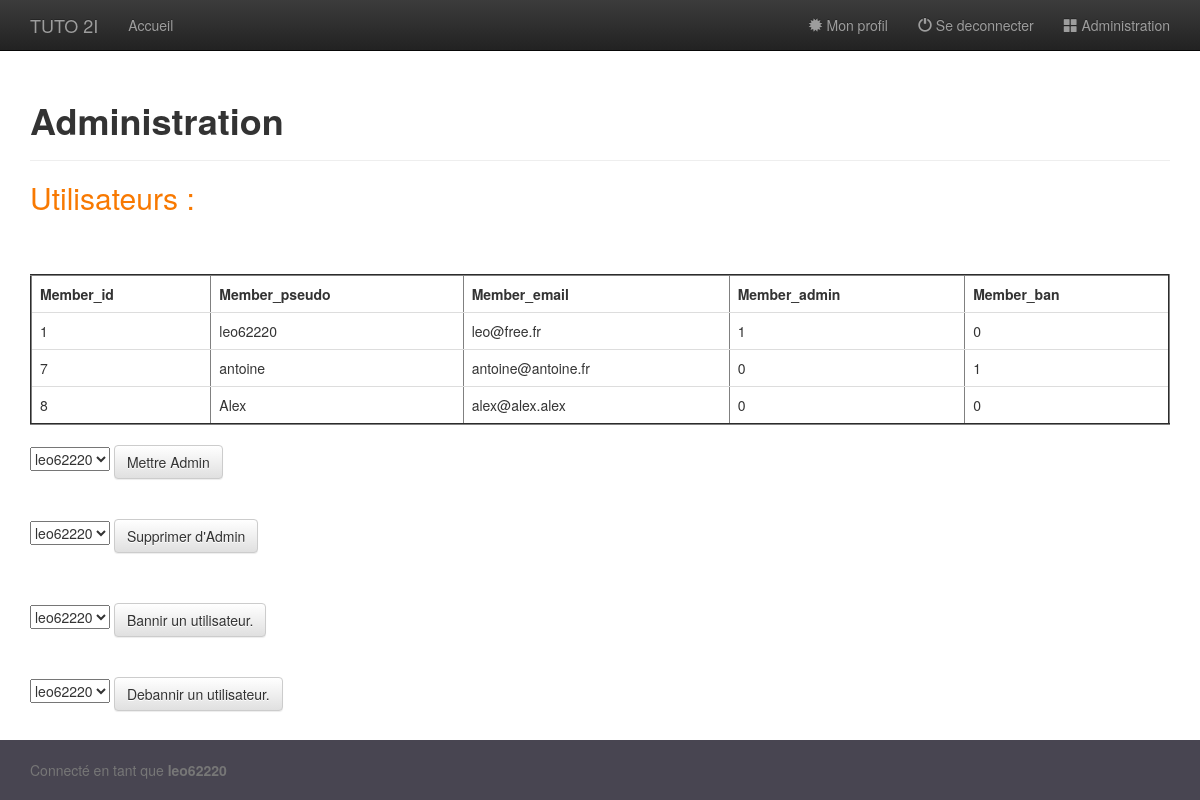
The app's page /index.php?view=admin (signed in) with its own data.
### tables this page shows
CREATE TABLE `members` (
  `Member_id` int(11) NOT NULL,
  `Member_pseudo` varchar(15) DEFAULT NULL,
  `Member_passwd` varchar(30) DEFAULT NULL,
  `Member_email` varchar(50) DEFAULT NULL,
  `Member_admin` int(11) DEFAULT '0',
  `Member_ban` int(11) DEFAULT '0'
);

### libs/maLibSQL.pdo.php (called while the page is built, shortened)
<?php
include_once "config.php";
function SQLSelect($sql)
{
 	global $BDD_host;
	global $BDD_base;
 	global $BDD_user;
 	global $BDD_password;
	try {
		$dbh = new PDO("mysql:host=$BDD_host;dbname=$BDD_base", $BDD_user, $BDD_password);
	} catch (PDOException $e) {
		die("<font color=\"red\">SQLSelect: Erreur de connexion : " . $e->getMessage() . "</font>");
	}
	$dbh->exec("SET CHARACTER SET utf8");
	$res = $dbh->query($sql);
	$num = $res->rowCount();
	if ($num==0) return false;
	else return $res;
}
function parcoursRs($result)
{
	$result->setFetchMode(PDO::FETCH_ASSOC);
	while ($ligne = $result->fetch())
		$tab[]= $ligne;
	return $tab;
}
?>

### libs/modele.php (called while the page is built, shortened)
<?php
include_once("maLibSQL.pdo.php");
function listerUtilisateurs()
{
	$SQL = "SELECT * from members";
	return parcoursRs(SQLSelect($SQL));
}
function InfoUser($id){
    $SQL="SELECT Member_id, Member_pseudo, Member_passwd, Member_email, Member_admin, Member_ban from members where Member_id = '$id'";
    return parcoursRs(SQLSelect($SQL));
}
?>

### templates/admin.php (the view, shortened to what this page needs)
<?php
include_once("libs/modele.php");
include_once("libs/maLibForms.php");
?>
    <div class="page-header">
      <h1> <strong> Administration </strong></h1>
    </div>
<h2> <span style="color: #F87901;"> Utilisateurs :  </span> </h2> <br/> </br/>
<p>
<?php
$users = listerUtilisateurs();
mkTable($users,array('Member_id','Member_pseudo', 'Member_email','Member_admin','Member_ban'),"utilisateur","idmembre");
?>
<form role="form" action="controleur.php">
<select name="id">
<?php
foreach($users as $data) { echo "<option value='".$data["Member_id"]."'>" .$data["Member_pseudo"]."</option>"; }
?>
</select>
<button type="submit" name="action" value="MettreAdmin" class="btn btn-default">Mettre Admin</button>
</form>
<br/>
<br/>
<form role="form" action="controleur.php">
<select name="id">
<?php
foreach($users as $data) { echo "<option value='".$data["Member_id"]."'>" .$data["Member_pseudo"]."</option>"; }
?>
</select>
<button type="submit" name="action" value="SupprAdmin" class="btn btn-default">Supprimer d'Admin</button>
</form>
</p>
<br/>
<br/>
<form role="form" action="controleur.php">
<select name="id">
<?php
foreach($users as $data) { echo "<option value='".$data["Member_id"]."'>" .$data["Member_pseudo"]."</option>"; }
?>
</select>
<button type="submit" name="action" value="Bannir" class="btn btn-default">Bannir un utilisateur.</button>
</form>
<br/>
<br/>
<form role="form" action="controleur.php">
<select name="id">
<?php
foreach($users as $data) { echo "<option value='".$data["Member_id"]."'>" .$data["Member_pseudo"]."</option>"; }
?>
</select>
<button type="submit" name="action" value="Debannir" class="btn btn-default">Debannir un utilisateur.</button>
</form>

### libs/maLibForms.php (shortened to what this page needs)
<?php
function mkLigneEntete($tabAsso,$listeChamps=false)
{
	if (!$listeChamps)
	{
		echo "\t<tr>\n";
		foreach ($tabAsso as $cle => $val)
		{
			echo "\t\t<th>$cle</th>\n";
		}
		echo "\t</tr>\n";
	}
	else
	{
		echo "\t<tr>\n";
		foreach ($listeChamps as $nomChamp)
		{
			echo "\t\t<th>$nomChamp</th>\n";
		}
		echo "\t</tr>\n";
	}
}
function mkLigne($tabAsso,$listeChamps=false)
{
	if (!$listeChamps)
	{
		echo "\t<tr>\n";
		foreach ($tabAsso as $cle => $val)
		{
			echo "\t\t<td>$val</td>\n";
		}
		echo "\t</tr>\n";
	}
	else
	{
		echo "\t<tr>\n";
		foreach ($listeChamps as $nomChamp)
		{
			echo "\t\t<td>$tabAsso[$nomChamp]</td>\n";
		}
		echo "\t</tr>\n";
	}
}
function mkTable($tabData,$listeChamps=false,$nom="",$colonneVisee="")
{
	echo "<table class=\"table table-hover\" border=\"2\">\n";
	mkLigneEntete($tabData[0],$listeChamps,$nom,$colonneVisee);
	foreach ($tabData as $data)
	{
		mkLigne($data,$listeChamps,$nom,$colonneVisee);
	}
	echo "</table>\n";
}
?>

### css/sticky-footer.css (style rules this page uses)
html, body { height: 100%; }

### records on screen
members: Member_id "1", Member_pseudo "leo62220", Member_email "leo@free.fr", Member_admin "1", Member_ban "0"
members: Member_id "7", Member_pseudo "antoine", Member_email "antoine@antoine.fr", Member_admin "0", Member_ban "1"
members: Member_id "8", Member_pseudo "Alex", Member_email "alex@alex.alex", Member_admin "0", Member_ban "0"

### other values on screen
$label "Accueil"
$nomChamp "Member_id"
$nomChamp "Member_pseudo"
$nomChamp "Member_email"
$nomChamp "Member_admin"
$nomChamp "Member_ban"
$_SESSION[pseudo] "leo62220"
form field id "leo62220"
